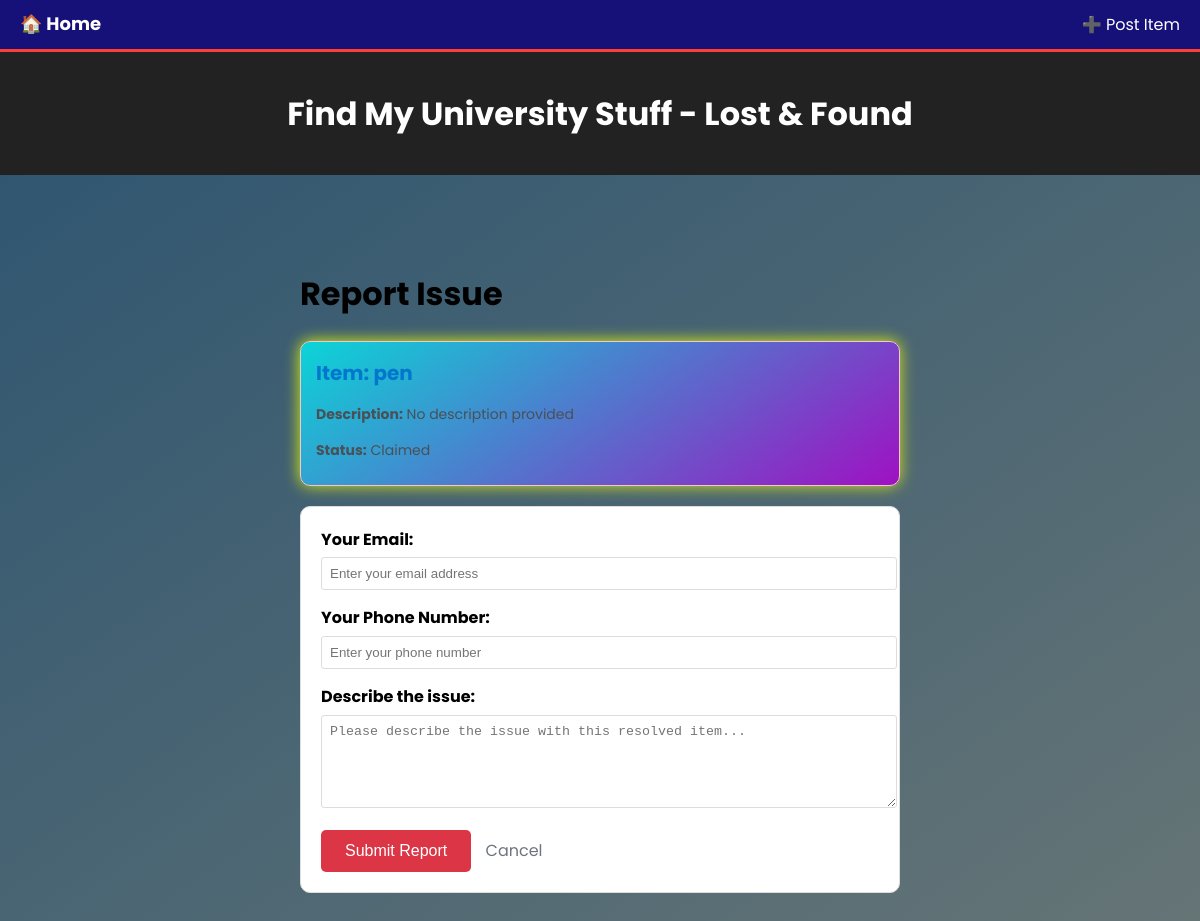
Before: /reports/report/2/ with the older database file.
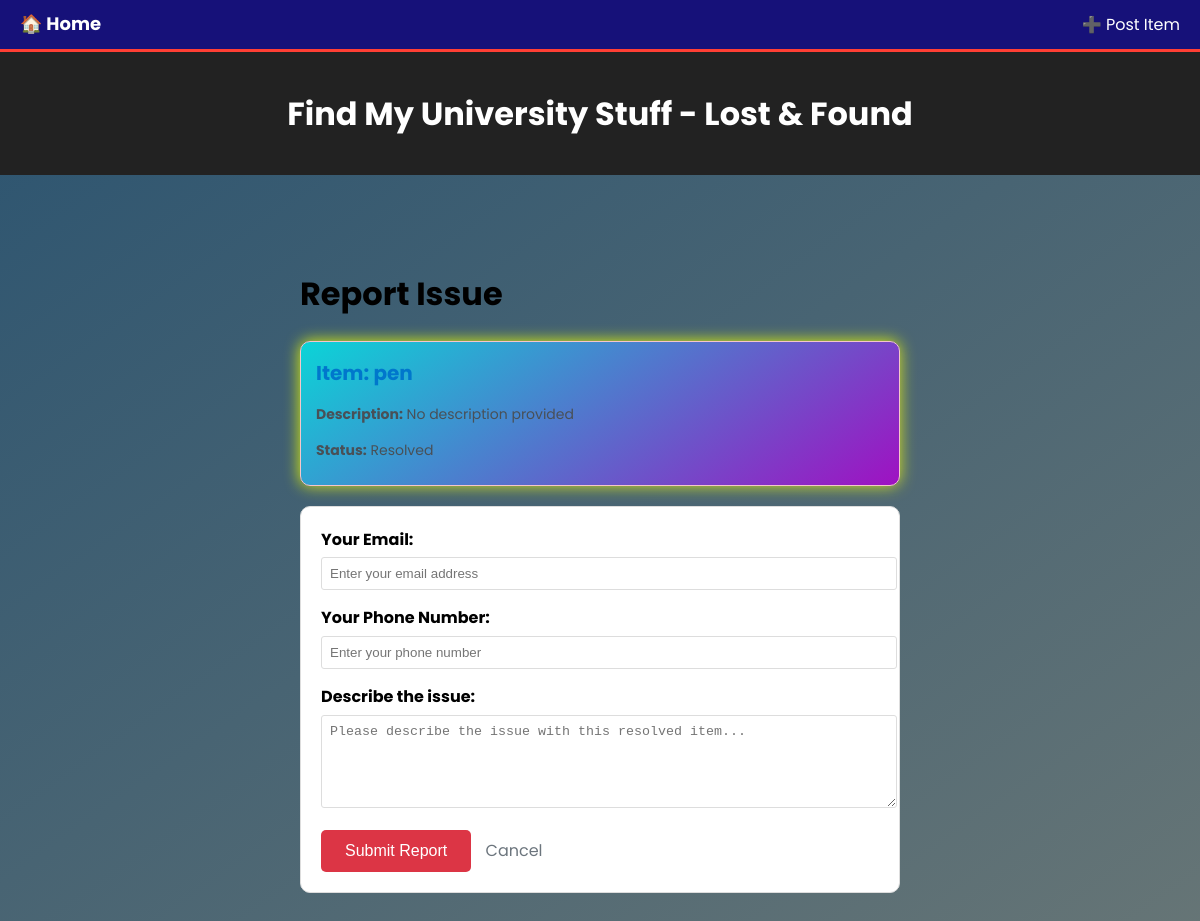
After: the same page with the newer database file.
### LostFound/models.py (models this page shows, shortened)
class LostItem(models.Model):
    item_name = models.CharField(max_length=100)
    description = models.TextField(blank=True)
    date_registered = models.DateTimeField(auto_now_add=True)
    mcq_1_question = models.CharField(max_length=200, blank=True)
    mcq_1_answer_correct = models.CharField(max_length=100, blank=True)
    mcq_1_answer_incorrect_1 = models.CharField(max_length=100, blank=True)
    mcq_1_answer_incorrect_2 = models.CharField(max_length=100, blank=True)
    mcq_1_answer_incorrect_3 = models.CharField(max_length=100, blank=True)
    mcq_2_question = models.CharField(max_length=200, blank=True)
    mcq_2_answer_correct = models.CharField(max_length=100, blank=True)
    mcq_2_answer_incorrect_1 = models.CharField(max_length=100, blank=True)
    mcq_2_answer_incorrect_2 = models.CharField(max_length=100, blank=True)
    mcq_2_answer_incorrect_3 = models.CharField(max_length=100, blank=True)
    status = models.CharField(max_length=20, choices=[('Unclaimed', 'Unclaimed'), ('Claimed', 'Claimed'),('Resolved', 'Resolved')], default='Unclaimed')
    claim_code = models.CharField(max_length=6, blank=True,null=True)

### Reports/views.py (the view)
# urls.py: path('report/<int:item_id>/', report_issue, name='report_issue'),
def report_issue(request, item_id):
    item = get_object_or_404(LostItem, id=item_id)
    if request.method == 'POST':
        form = ReportForm(request.POST)
        if form.is_valid():
            report = form.save(commit=False)
            report.lost_item = item
            report.save()
            return redirect('home')
    else:
        form = ReportForm()
    return render(request, 'report.html', {'form': form, 'item': item})

### Reports/forms.py
class ReportForm(forms.ModelForm):
    class Meta:
        model = Report
        fields = ['issue_text', 'email', 'phone_number']

### templates/report.html (shortened to what this page needs)
{% extends "base.html" %}
{% block content %}
<div style="max-width: 600px; margin: 0 auto; padding: 20px;">
    <h1>Report Issue</h1>
    <div class="card card-reported" style="
    background: linear-gradient(145deg, #0bd4d7ff, #9f11c2ff);
    padding: 15px;
    border-radius: 10px;
    margin-bottom: 20px;
    box-shadow: 4px 4px 10px rgba(45, 26, 217, 0.1),
                -0px -0px 15px rgba(229, 250, 5, 1);
    transition: transform 0.2s ease, box-shadow 0.2s ease;">
        <h3>Item: {{ item.item_name }}</h3>
        <p><strong>Description:</strong> {{ item.description|default:"No description provided" }}</p>
        <p><strong>Status:</strong> {{ item.status }}</p>
    </div>
    <form method="post" style="background: #fff; border: 1px solid #ddd; padding: 20px; border-radius: 10px;">
        <div style="margin-bottom: 15px;">
            <label style="display: block; margin-bottom: 5px; font-weight: bold;">Your Email:</label>
            <input type="email" name="email" required style="width: 100%; padding: 8px; border: 1px solid #ddd; border-radius: 3px;" placeholder="Enter your email address">
        </div>
        <div style="margin-bottom: 15px;">
            <label style="display: block; margin-bottom: 5px; font-weight: bold;">Your Phone Number:</label>
            <input type="text" name="phone_number" required style="width: 100%; padding: 8px; border: 1px solid #ddd; border-radius: 3px;" placeholder="Enter your phone number">
        </div>
        <div style="margin-bottom: 15px;">
            <label style="display: block; margin-bottom: 5px; font-weight: bold;">Describe the issue:</label>
            <textarea name="issue_text" rows="5" required style="width: 100%; padding: 8px; border: 1px solid #ddd; border-radius: 3px;" placeholder="Please describe the issue with this resolved item..."></textarea>
        </div>
        <button type="submit" style="background: #dc3545; color: white; padding: 12px 24px; border: none; border-radius: 5px; cursor: pointer; font-size: 16px;">Submit Report</button>
        <a href="{% url 'home' %}" style="margin-left: 10px; color: #6c757d; text-decoration: none;">Cancel</a>
    </form>
</div>
{% endblock %}

Changed rows visible on the page:
changed LostItem "pen": status "Claimed" → "Resolved"
